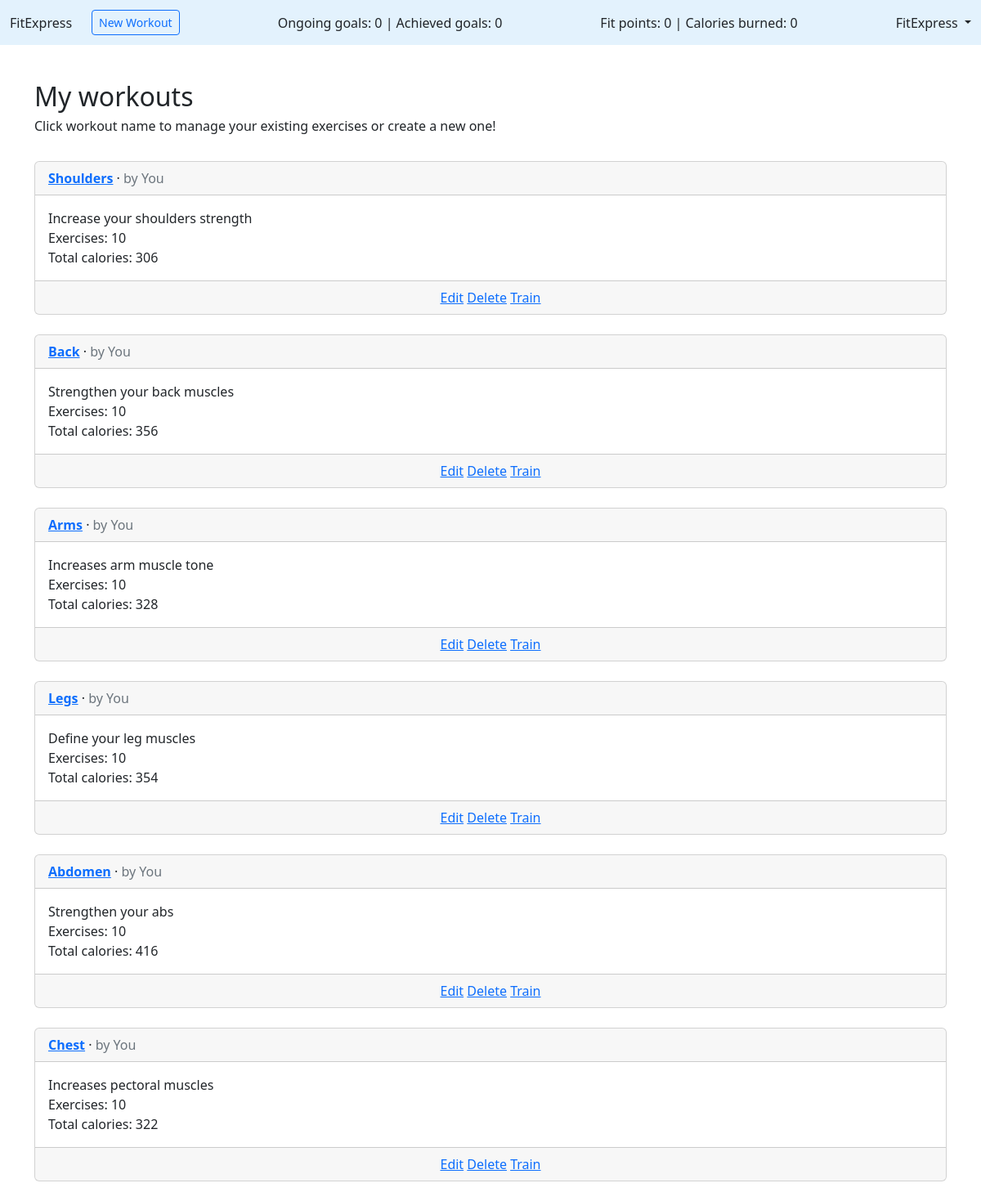
/workouts/myworkouts/ (signed in), run on the app's committed database.
### accounts/models.py (models this page shows, shortened)
class CustomUser(AbstractUser):
    birth = models.DateField(null=True, blank=True)
    calories_burned = models.PositiveIntegerField(default=0)
    fit_points = models.PositiveIntegerField(default=0)
    weight = models.PositiveIntegerField(null=True)
    completed_goals = models.PositiveIntegerField(default=0)
    active_goals = models.PositiveIntegerField(default=0)

### workouts/models.py (models this page shows, shortened)
class Workout(models.Model):
    title = models.CharField(max_length=255)
    description = models.TextField()
    exercise_num = models.PositiveIntegerField(default=0)
    last_training_date = models.DateField(null=True, blank=True)
    kcal = models.PositiveIntegerField(default=0)
    author = models.ForeignKey(
        settings.AUTH_USER_MODEL,
        on_delete=models.CASCADE,
    )

### workouts/views.py (the view)
# urls.py: path("myworkouts/", WorkoutListView.as_view(), name="workoutlist"),
class WorkoutListView(LoginRequiredMixin, ListView):
    model = Workout
    template_name = "workout_list.html"
    ordering = ['-last_training_date']

### templates/workout_list.html (shortened to what this page needs)
{% extends "base_workout.html" %}
{% block content %}
<h2>My workouts</h2>
<h6>Click workout name to manage your existing exercises or create a new one!</h6>
<br>
{% for workout in workout_list %}
{% if workout.author.pk == request.user.pk %}
<div class="card">
  <div class="card-header">
    <span class="fw-bold">
      <a href="{% url 'workoutexercises' workout.pk %}">{{ workout.title }}</a>
    </span> &middot;
    <span class="text-muted">by You
  </div>
  <div class="card-body">
    {{ workout.description }}
    <br>
    Exercises: {{ workout.exercise_num }}
    <br>
    Total calories: {{ workout.kcal }}
  </div>
  <div class="card-footer text-center text-muted">
    {% if workout.author.pk == request.user.pk %}
    <a href="{% url 'workoutedit' workout.pk %}">Edit</a>
    <a href="{% url 'workoutdelete' workout.pk %}">Delete</a>
    <a href="{% url 'workouttrain' workout.pk %}">Train</a>
    {% endif %}
  </div>
</div>
<br />
{% endif %}
{% endfor %}
{% endblock content %}

### templates/base_workout.html (shortened to what this page needs)
<!DOCTYPE html>
<html>
<head>
  <link href="https://cdn.jsdelivr.net/npm/bootstrap@5.2.3/dist/css/bootstrap.min.css" rel="stylesheet"
>
</head>
<body>
  <header class="p-3 mb-3 border-bottom">
    <div class="d-flex flex-wrap align-items-center justify-content-center
        justify-content-lg-start fixed-top" style="background-color: #e3f2fd; padding: 1%">
      <a class="navbar-brand" href="{% url 'home' %}">FitExpress</a>
      {% if user.is_authenticated %}
      <ul class="nav col-12 col-lg-auto me-lg-auto mb-2 justify-content-center
          mb-md-0 ms-4">
        <li><a type="button" class="btn btn-outline-primary btn-sm" href="{% url "workoutnew" %}">New Workout</a></li>
      </ul>
      <ul class="nav col-12 col-lg-auto me-lg-auto mb-2 justify-content-center
          mb-md-0">
        <li>Ongoing goals: {{ user.active_goals }} | Achieved goals: {{ user.completed_goals }}</li>
      </ul>
      <ul class="nav col-12 col-lg-auto me-lg-auto mb-2 justify-content-center mb-md-0">
        <li>Fit points: {{ user.fit_points }} | Calories burned: {{ user.calories_burned }}</li>
      </ul>
      <div class="dropdown text-end">
        <a href="#" class="d-block link-dark text-decoration-none dropdown-toggle" id="dropdownUser1"
          data-bs-toggle="dropdown" aria-expanded="false">
          {{ user.username }}
        </a>
      </div>
      {% else %}
      <div class="text-end" style="margin-left: 2%;">
        <a href="{% url 'login' %}" class="btn btn-outline-primary me-2">
          Log In</a>
        <a href="{% url 'signup' %}" class="btn btn-primary">Sign Up</a>
      </div>
      {% endif %}
    </div>
  </header>
  <main>
    <div class="container">
      {% block content %}
      {% endblock content %}
    </div>
  </main>
</body>
</html>

### templates/base_workout.html (style rules this page uses)
.container { margin-top: 5.5%; }

### data on the page
CustomUser: active_goals "0", completed_goals "0", fit_points "0", calories_burned "0", username "FitExpress"
Workout: title "Shoulders", description "Increase your shoulders strength", exercise_num "10", kcal "306", shows "Edit"
Workout: title "Back", description "Strengthen your back muscles", exercise_num "10", kcal "356", shows "Edit"
Workout: title "Arms", description "Increases arm muscle tone", exercise_num "10", kcal "328", shows "Edit"
Workout: title "Legs", description "Define your leg muscles", exercise_num "10", kcal "354", shows "Edit"
Workout: title "Abdomen", description "Strengthen your abs", exercise_num "10", kcal "416", shows "Edit"
Workout: title "Chest", description "Increases pectoral muscles", exercise_num "10", kcal "322", shows "Edit"
